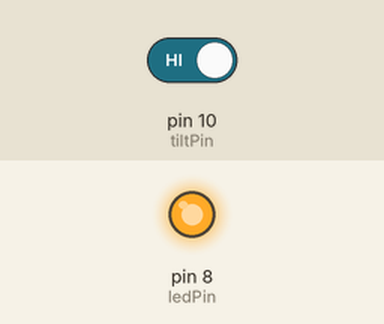
Simulated run of this sketch. Board: Arduino Uno, built with avr-gcc and run on an emulated ATmega328P. Parts: output pins drawn as LEDs (lit = HIGH). Dashed ring = blinking. The test bench sets the inputs (shaded band); at power-on: pin 10 (tiltPin) HIGH. What the sketch prints to the serial monitor is not drawn.

Above: at 1.2 s.
1.3 s: pin 10 (tiltPin) driven LOW
At 2.6 s:
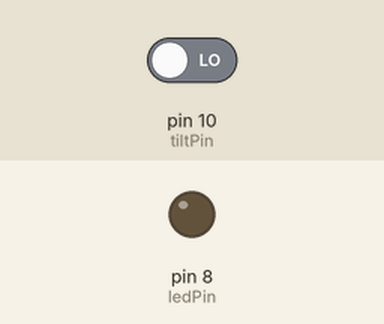
3.5 s: pin 10 (tiltPin) driven HIGH
At 5.3 s:
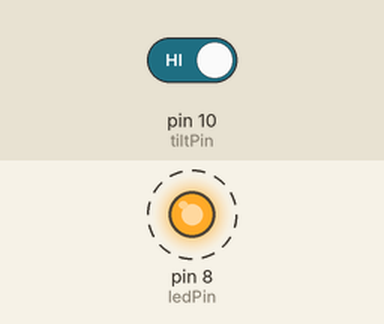
Timing chart, 0 to 17.0 s (numbered marks = the images above; inputs shaded):
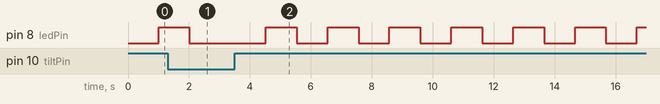

Measured:
- after the input at 1.3 s, pin 8 (ledPin): goes on until 2.0 s, then stays LOW
- after the input at 3.5 s, pin 8 (ledPin): alternates HIGH for 1.0 s and LOW for 1.0 s, starting after 1.0 s

The sketch:

double_tap_led.ino
```cpp
//int ledPin = 8;
//int buzzerPin = 9;
//int tiltPin = 10;
//
//void setup() {
//  pinMode(ledPin, OUTPUT);
//  pinMode(tiltPin, INPUT_PULLUP);
//  Serial.begin(9600);
//  //Make sure LED and buzzer are turned off
//  digitalWrite(ledPin, LOW);
//}
//
//
//int countOfTaps = 0;
//int previousCountOfTaps = 0;
//boolean ledIsOn = false;
//
//void loop(){
//
//  if(digitalRead(tiltPin) == HIGH){
//    countOfTaps += 1;
//    delay(25);
//    Serial.println("Count of taps: " + countOfTaps);
//    digitalWrite(ledPin, HIGH);
//  }
//  else{
//   previousCountOfTaps = countOfTaps;
//
//  if(countOfTaps > previousCountOfTaps + 75){
//    if (ledIsOn){
//     digitalWrite(ledPin, LOW);
//    }
//    else{
//     digitalWrite(ledPin, HIGH);
//     ledIsOn = true;
//    }
//   Serial.println("previous count of taps: " + previousCountOfTaps);
//  }
//
//  }
//}

int ledPin = 8;
int tiltPin = 10;
int countOfTaps = 0;
unsigned long delayStart = 0;
boolean delayRunning = false;
boolean isLedOn = false;

void setup(){
  pinMode(ledPin, OUTPUT);
  pinMode(tiltPin, INPUT_PULLUP);
  digitalWrite(ledPin, LOW);
  Serial.begin(9600);
}

void loop(){
  if ((millis() - delayStart) >= 1000){  //check if delay is running and if it is over
    if(countOfTaps >= 25){  //if delay is over, enter this loop and check the set amount of taps
      toggleLed();          //toggle the led to its opposite state
    }
    delayRunning = false;
    countOfTaps = 0;
  }

  if(digitalRead(tiltPin) == HIGH){  //if a tap is detected, enter this if loop
    countOfTaps += 1;                //start counting the # of taps
    Serial.println(countOfTaps);
    if(delayRunning){
      if ((millis() - delayStart) >= 1000){  //check if delay is running and if it is over
        Serial.println("Ending delay");

        if(countOfTaps >= 25){  //if delay is over, enter this loop and check the set amount of taps
          toggleLed();          //toggle the led to its opposite state
        }
        startDelay();
      }
    }
    else{
      Serial.println("beginning delay");
      startDelay();
    }
  }
}

void startDelay(){
  countOfTaps = 0;
  delayStart = millis();
  delayRunning = true;
}

void toggleLed(){
  if(isLedOn){
    digitalWrite(ledPin, LOW);
    isLedOn = false;
  }
  else{
    digitalWrite(ledPin, HIGH);
    isLedOn = true;
  }
}
```
